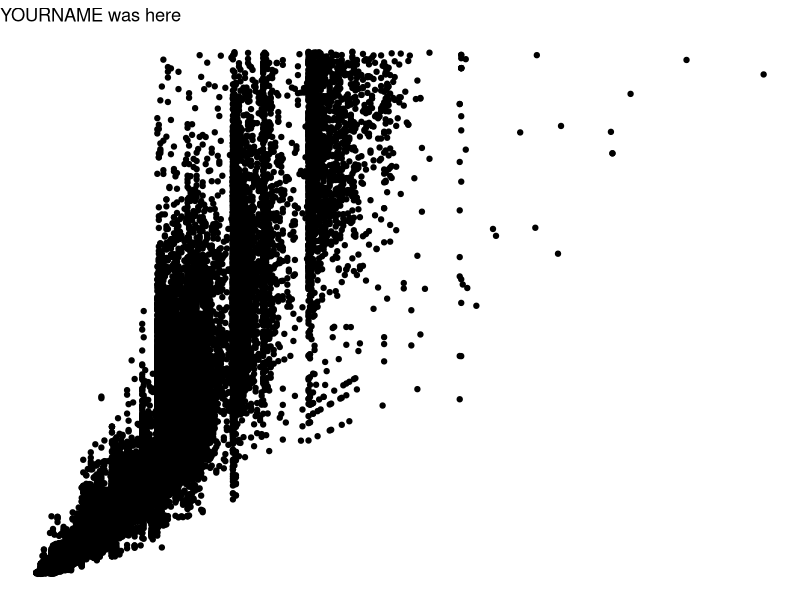
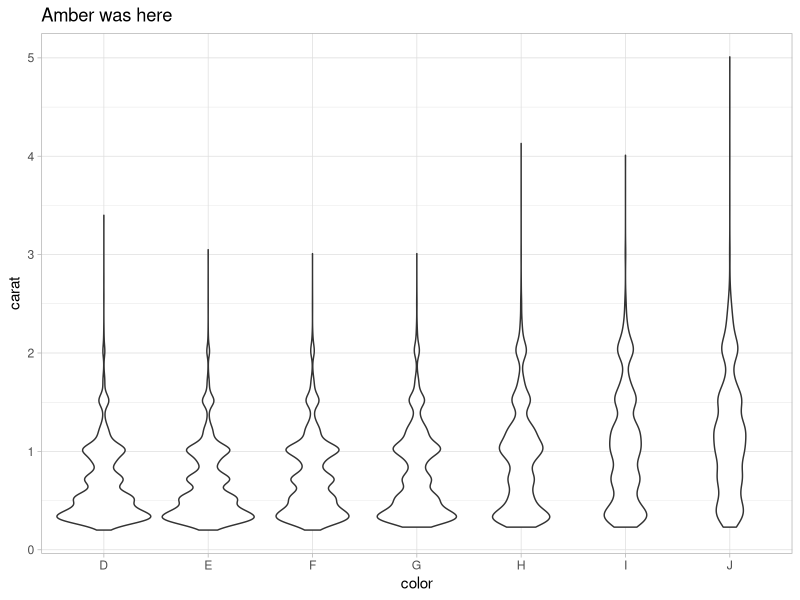
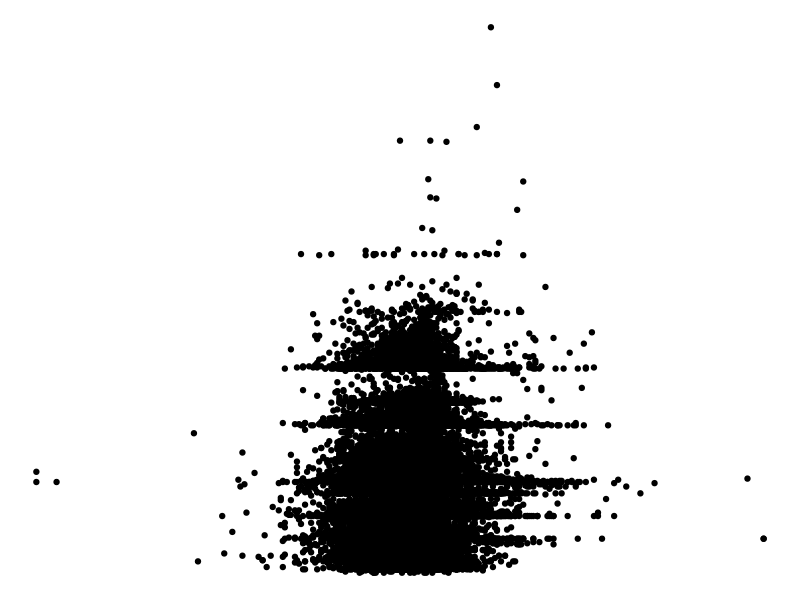

The R source for these figures, in order:
## ---- chunk 1
knitr::opts_chunk$set(echo = TRUE)
library(tidyverse)
## ---- chunk 2
# Partner 1: 
# Run the code below to see the original graph
# Change the code below to make the point color change based on 'cut', and update the theme to theme_bw(). Update the title to include your first name. 

ggplot(data = diamonds, aes(x = carat, y = price)) +
  geom_point() +
  theme_void() +
  labs(title = "YOURNAME was here")
## ---- chunk 3
# Partner 2: 
# Run the code below to see the original graph
# Change the code below to make the geom a geom_jitter, and update the theme to theme_light. Update the title to include your first name. 

ggplot(data = diamonds, aes(x = color, y = carat)) +
  geom_violin() +
  theme_light() +
  labs(title = "Amber was here")
## ---- chunk 4
ggplot(data = diamonds, aes(x = depth, y = carat)) +
  geom_point() +
  theme_void()
## ---- chunk 5

